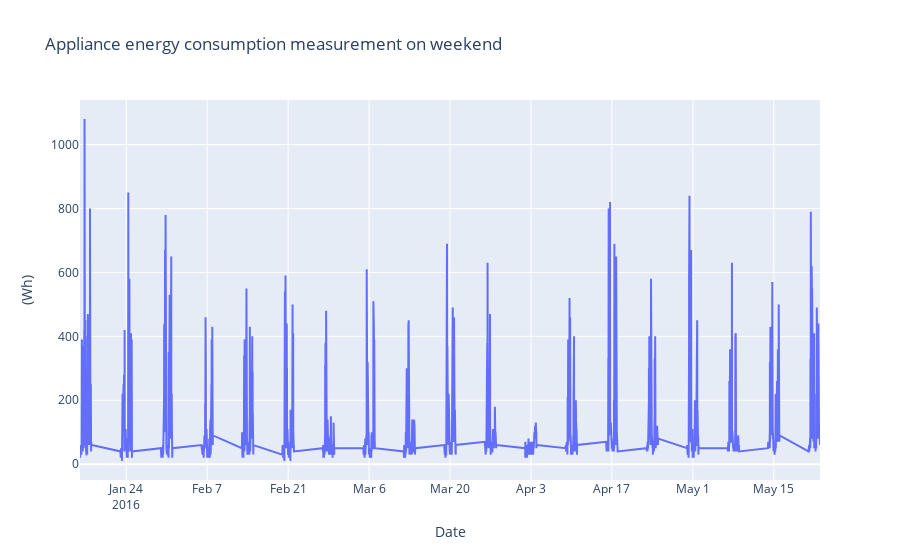

Notebook source saved alongside this figure:
### Code cell
# Find rows with weekday 

temp_weekend =  data[data['WEEKDAY'] == 1]

# To understand the timeseries variation of the applaince energy consumption
visData = go.Scatter( x= temp_weekend.date  ,  mode = "lines", y = temp_weekend.Appliances )
layout = go.Layout(title = 'Appliance energy consumption measurement on weekend' , xaxis=dict(title='Date'), yaxis=dict(title='(Wh)'))
fig = go.Figure(data=[visData],layout=layout)

iplot(fig)

### Figure 1 — Plotly figure (JSON) as saved in the notebook; plotly's stock layout.template omitted (floating-point values rounded to 4 significant figures; data arrays with more than 128 entries replaced by an {"elided": "..."} marker saying what was removed)
{"data": [{"mode": "lines", "type": "scatter", "x": {"elided": "5472 str values"}, "y": {"elided": "5472 int values"}}], "layout": {"title": {"text": "Appliance energy consumption measurement on weekend"}, "xaxis": {"title": {"text": "Date"}}, "yaxis": {"title": {"text": "(Wh)"}}}}
